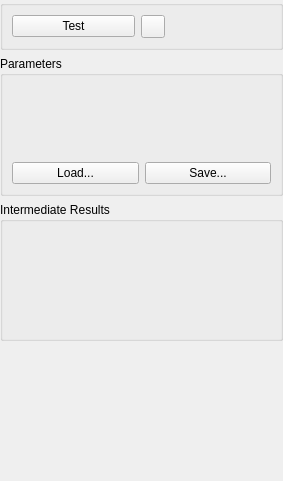
<?xml version="1.0" encoding="UTF-8"?>
<ui version="4.0">
 <class>CValueSupplierGuiComp</class>
 <widget class="QWidget" name="CValueSupplierGuiComp">
  <property name="geometry">
   <rect>
    <x>0</x>
    <y>0</y>
    <width>283</width>
    <height>481</height>
   </rect>
  </property>
  <property name="windowTitle">
   <string>Form</string>
  </property>
  <layout class="QVBoxLayout" name="verticalLayout_3">
   <property name="margin">
    <number>0</number>
   </property>
   <item>
    <widget class="QGroupBox" name="groupBox">
     <property name="sizePolicy">
      <sizepolicy hsizetype="Preferred" vsizetype="Maximum">
       <horstretch>0</horstretch>
       <verstretch>0</verstretch>
      </sizepolicy>
     </property>
     <property name="title">
      <string/>
     </property>
     <layout class="QVBoxLayout" name="verticalLayout_2">
      <property name="spacing">
       <number>6</number>
      </property>
      <property name="leftMargin">
       <number>9</number>
      </property>
      <property name="rightMargin">
       <number>9</number>
      </property>
      <property name="bottomMargin">
       <number>9</number>
      </property>
      <item>
       <layout class="QHBoxLayout" name="horizontalLayout">
        <item>
         <widget class="QPushButton" name="TestButton">
          <property name="sizePolicy">
           <sizepolicy hsizetype="Preferred" vsizetype="Fixed">
            <horstretch>0</horstretch>
            <verstretch>0</verstretch>
           </sizepolicy>
          </property>
          <property name="text">
           <string>Test</string>
          </property>
          <property name="icon">
           <iconset resource="../../../Acf/Include/iqtgui/iqtgui.qrc">
            <normaloff>:/Icons/Play.svg</normaloff>:/Icons/Play.svg</iconset>
          </property>
         </widget>
        </item>
        <item>
         <widget class="QToolButton" name="AutoUpdateButton">
          <property name="sizePolicy">
           <sizepolicy hsizetype="Fixed" vsizetype="Minimum">
            <horstretch>0</horstretch>
            <verstretch>0</verstretch>
           </sizepolicy>
          </property>
          <property name="text">
           <string/>
          </property>
          <property name="icon">
           <iconset resource="../../../Acf/Include/iqtgui/iqtgui.qrc">
            <normaloff>:/Icons/AutoUpdate.svg</normaloff>:/Icons/AutoUpdate.svg</iconset>
          </property>
          <property name="checkable">
           <bool>true</bool>
          </property>
         </widget>
        </item>
        <item>
         <widget class="QLabel" name="PositionLabel">
          <property name="sizePolicy">
           <sizepolicy hsizetype="Maximum" vsizetype="Preferred">
            <horstretch>0</horstretch>
            <verstretch>0</verstretch>
           </sizepolicy>
          </property>
          <property name="minimumSize">
           <size>
            <width>100</width>
            <height>0</height>
           </size>
          </property>
          <property name="text">
           <string/>
          </property>
          <property name="alignment">
           <set>Qt::AlignRight|Qt::AlignTrailing|Qt::AlignVCenter</set>
          </property>
         </widget>
        </item>
       </layout>
      </item>
     </layout>
    </widget>
   </item>
   <item>
    <widget class="QGroupBox" name="ParamsGB">
     <property name="sizePolicy">
      <sizepolicy hsizetype="Preferred" vsizetype="MinimumExpanding">
       <horstretch>0</horstretch>
       <verstretch>0</verstretch>
      </sizepolicy>
     </property>
     <property name="title">
      <string>Parameters</string>
     </property>
     <layout class="QVBoxLayout" name="verticalLayout_4">
      <item>
       <widget class="QFrame" name="ParamsFrame">
        <property name="sizePolicy">
         <sizepolicy hsizetype="Preferred" vsizetype="MinimumExpanding">
          <horstretch>0</horstretch>
          <verstretch>0</verstretch>
         </sizepolicy>
        </property>
        <property name="frameShape">
         <enum>QFrame::NoFrame</enum>
        </property>
        <property name="frameShadow">
         <enum>QFrame::Raised</enum>
        </property>
        <layout class="QVBoxLayout">
         <property name="spacing">
          <number>6</number>
         </property>
         <property name="margin">
          <number>0</number>
         </property>
        </layout>
       </widget>
      </item>
      <item>
       <layout class="QHBoxLayout" name="horizontalLayout_2">
        <item>
         <widget class="QPushButton" name="LoadParamsButton">
          <property name="sizePolicy">
           <sizepolicy hsizetype="Preferred" vsizetype="Fixed">
            <horstretch>0</horstretch>
            <verstretch>0</verstretch>
           </sizepolicy>
          </property>
          <property name="text">
           <string>Load...</string>
          </property>
         </widget>
        </item>
        <item>
         <widget class="QPushButton" name="SaveParamsButton">
          <property name="sizePolicy">
           <sizepolicy hsizetype="Preferred" vsizetype="Fixed">
            <horstretch>0</horstretch>
            <verstretch>0</verstretch>
           </sizepolicy>
          </property>
          <property name="text">
           <string>Save...</string>
          </property>
         </widget>
        </item>
       </layout>
      </item>
     </layout>
    </widget>
   </item>
   <item>
    <widget class="QGroupBox" name="IntResultsFrame">
     <property name="sizePolicy">
      <sizepolicy hsizetype="Preferred" vsizetype="MinimumExpanding">
       <horstretch>0</horstretch>
       <verstretch>0</verstretch>
      </sizepolicy>
     </property>
     <property name="title">
      <string>Intermediate Results</string>
     </property>
     <layout class="QVBoxLayout" name="verticalLayout"/>
    </widget>
   </item>
   <item>
    <spacer name="verticalSpacer">
     <property name="orientation">
      <enum>Qt::Vertical</enum>
     </property>
     <property name="sizeType">
      <enum>QSizePolicy::Expanding</enum>
     </property>
     <property name="sizeHint" stdset="0">
      <size>
       <width>20</width>
       <height>1</height>
      </size>
     </property>
    </spacer>
   </item>
  </layout>
 </widget>
 <resources>
  <include location="../../../Acf/Include/iqtgui/iqtgui.qrc"/>
 </resources>
 <connections/>
</ui>
